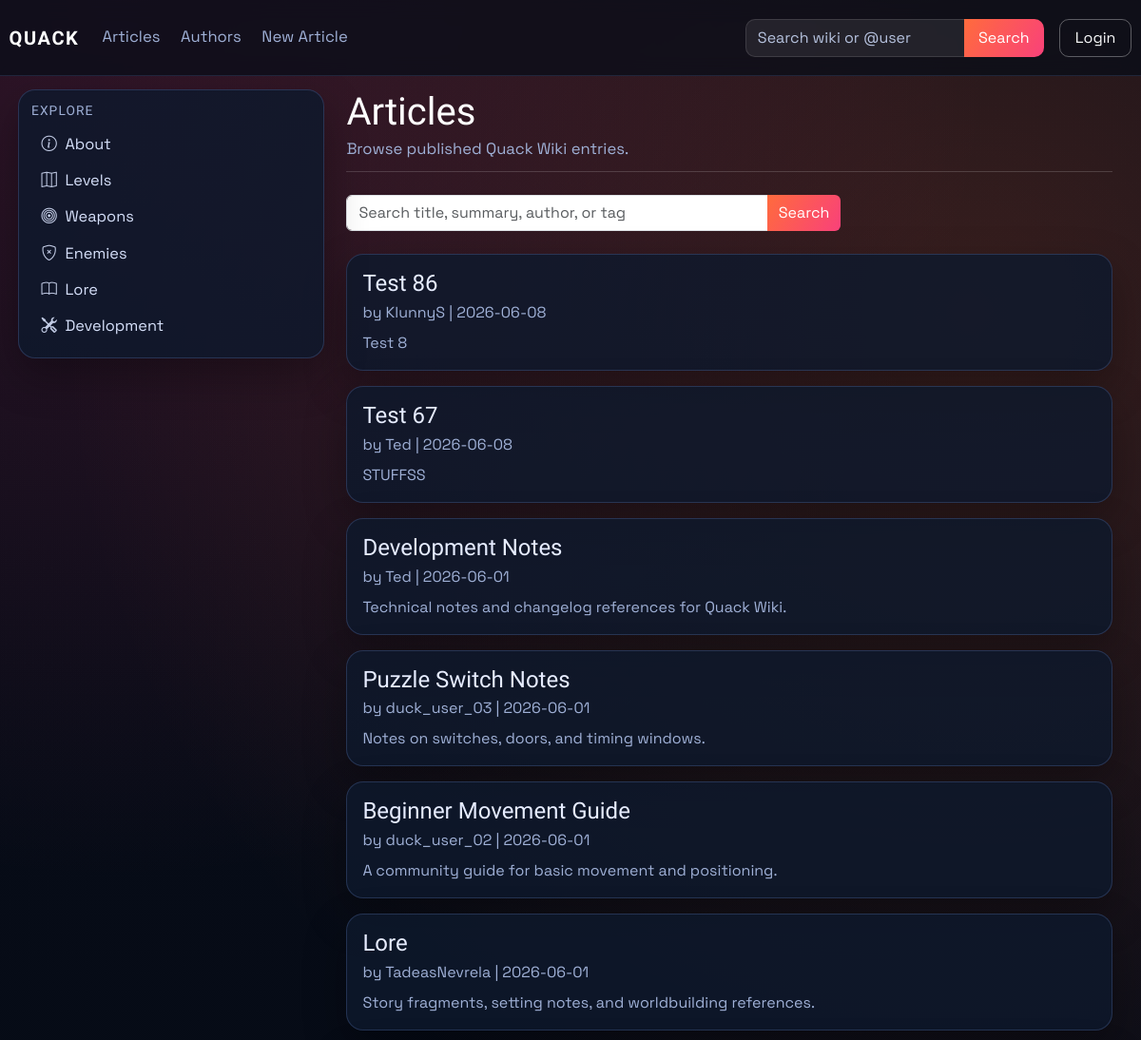
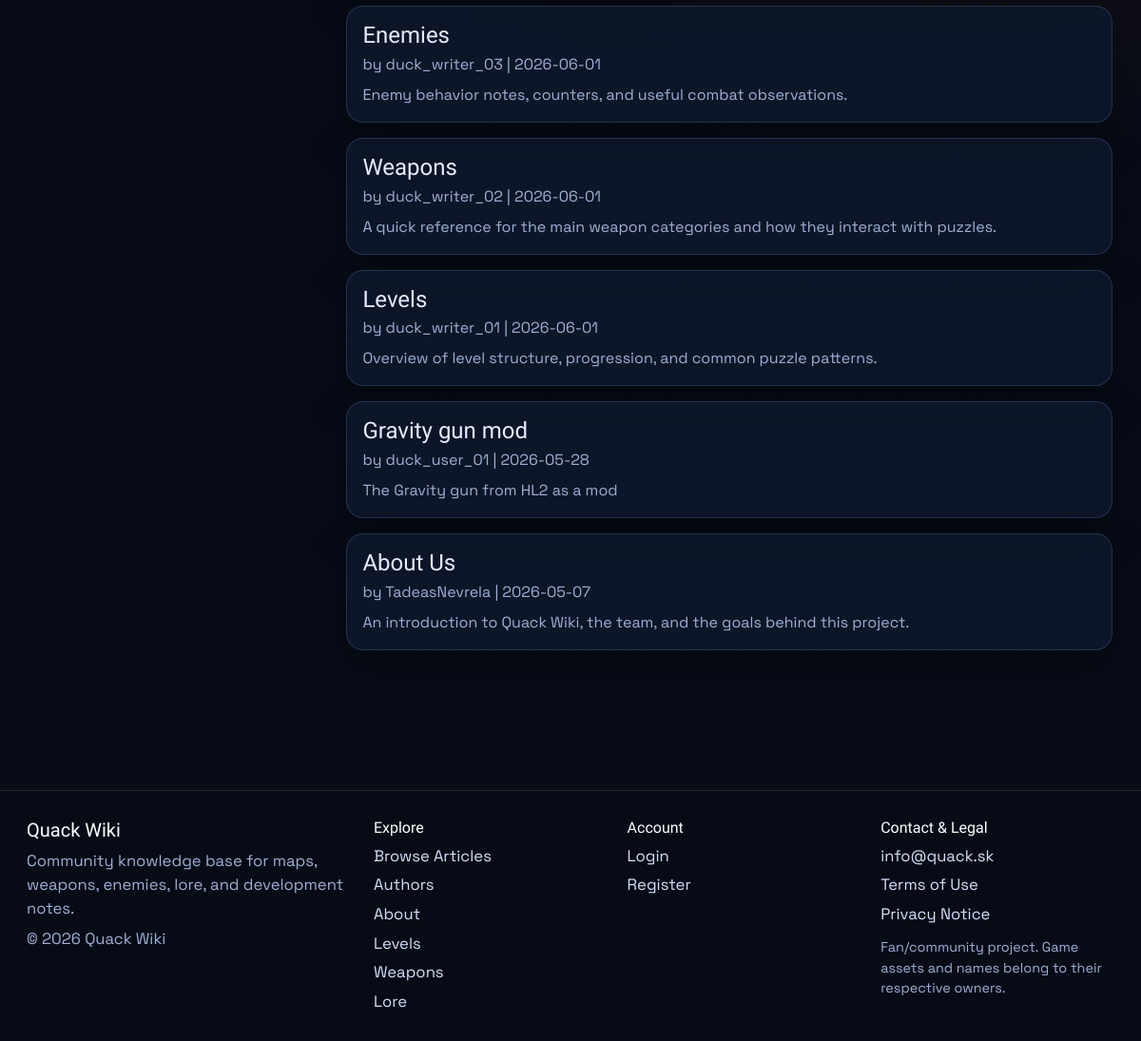
The page /articles on the database its author committed (2 pictures, top to bottom).
### models.py (models this page shows, shortened)
class Article(db.Model):
    id = db.Column(db.Integer, primary_key=True)
    title = db.Column(db.String(120), unique=True, nullable=False)
    author = db.Column(db.String(120), nullable=False)
    created_at = db.Column(db.DateTime, default=datetime.utcnow)
    image_url = db.Column(db.String(120), default='default.png')
    summary = db.Column(db.Text)
    content = db.Column(db.Text, nullable=False)
    infobox_data = db.Column(db.Text, nullable=True)
    tags = db.Column(db.JSON, default=list)
    status = db.Column(db.String(20), default='pending', nullable=False)
    approved_by = db.Column(db.String(120), nullable=True)
    approved_at = db.Column(db.DateTime, nullable=True)
    is_archived = db.Column(db.Boolean, default=False, nullable=False)
    archived_at = db.Column(db.DateTime, nullable=True)

class User(db.Model, UserMixin):
    id = db.Column(db.Integer, primary_key=True)
    username = db.Column(db.String(120), unique=True, nullable=False)
    email = db.Column(db.String(120), unique=True, nullable=False)
    password_hash = db.Column(db.String(128), nullable=False)
    profile_image_url = db.Column(db.String(120), nullable=True)
    public_display_name = db.Column(db.String(80), nullable=True)
    public_bio = db.Column(db.Text, nullable=True)
    created_at = db.Column(db.DateTime, default=datetime.utcnow)
    role = db.Column(db.String(30), default='user')
    is_archived = db.Column(db.Boolean, default=False, nullable=False)
    archived_at = db.Column(db.DateTime, nullable=True)

### main.py (the view)
@app.route('/articles')
def articles():
    search = (request.args.get('q') or '').strip()
    query = Article.query.filter(
        Article.is_archived.is_(False),
        func.lower(func.trim(Article.status)) == 'approved',
    )
    article_list = query.order_by(Article.created_at.desc()).all()
    article_list = [article_obj for article_obj in article_list if article_is_public(article_obj)]
    if search:
        article_list = [article_obj for article_obj in article_list if article_matches_search(article_obj, search)]
    article_links = {article.id: article_public_url(article) for article in article_list}
    author_users = active_users_by_username(article.author for article in article_list)
    return render_template(
        'articles.html',
        articles=article_list,
        search=search,
        article_links=article_links,
        author_users=author_users,
    )

### main.py (called while the page is built)
def get_site_settings():
    settings = SiteSettings.query.get(1)
    if not settings:
        settings = SiteSettings(id=1)
        db.session.add(settings)
        db.session.commit()
    return settings

@app.context_processor
def inject_site_settings():
    return {'site_settings': get_site_settings()}

def article_public_url(article_obj: Article) -> str:
    if article_has_tag(article_obj, static_page_tag('about-us')):
        return url_for('about')
    return url_for('article', article_title=article_obj.title)

def normalize_identity(value: str) -> str:
    ascii_value = unicodedata.normalize('NFKD', value or '').encode('ascii', 'ignore').decode('ascii')
    return re.sub(r'[^a-z0-9]+', '', ascii_value.lower())

def find_user_for_article_author(author_name: str):
    if not author_name:
        return None
    exact_user = User.query.filter_by(username=author_name).first()
    if exact_user:
        return None if exact_user.is_archived else exact_user
    normalized_author = normalize_identity(author_name)
    if not normalized_author:
        return None
    active_users = User.query.filter(User.is_archived.is_(False)).all()
    return next(
        (
            user
            for user in active_users
            if normalized_author in {
                normalize_identity(user.username),
                normalize_identity(user.public_display_name),
            }
        ),
        None,
    )

def article_is_public(article_obj: Article) -> bool:
    if not article_obj or article_obj.is_archived or article_obj.status != 'approved':
        return False
    return bool(find_user_for_article_author(article_obj.author))

def static_page_tag(page_key: str) -> str:
    return f"page:{page_key.strip().lower()}"

def article_has_tag(article_obj: Article, tag_name: str) -> bool:
    wanted = tag_name.strip().lower()
    return any(str(tag).strip().lower() == wanted for tag in (article_obj.tags or []))

def active_users_by_username(usernames):
    resolved_users = {}
    for username in {username for username in usernames if username}:
        user = find_user_for_article_author(username)
        if user:
            resolved_users[username] = user
    return resolved_users

### templates/articles.html (shortened to what this page needs)
{% extends "_base.html" %}
{% block content %}
<div class="container-fluid px-0 article-wiki">
    <header class="article-header mb-4">
        <h1 class="article-title">Articles</h1>
        <p class="article-meta mb-0">Browse published Quack Wiki entries.</p>
    </header>
    <form method="GET" action="{{ url_for('articles') }}" class="mb-4" style="max-width: 520px;">
        <div class="input-group">
            <input class="form-control" type="search" name="q" value="{{ search }}" placeholder="Search title, summary, author, or tag">
            <button class="btn btn-brand" type="submit">Search</button>
        </div>
    </form>
    <section class="row g-3">
        {% for article in articles %}
        <div class="col-12">
            <article class="card p-3">
                <h4 class="mb-1"><a href="{{ article_links[article.id] }}">{{ article.title }}</a></h4>
                <p class="article-meta mb-2">
                    by
                    {% set author_user = author_users.get(article.author) %}
                    {% if author_user %}
                    <a href="{{ url_for('public_profile', username=author_user.username) }}">{{ author_user.public_display_name or author_user.username }}</a>
                    {% else %}
                    {{ article.author }}
                    {% endif %}
                    | {{ article.created_at.strftime('%Y-%m-%d') if article.created_at else "Unknown date" }}
                </p>
                <p class="mb-0">{{ article.summary or "No summary available." }}</p>
            </article>
        </div>
        {% else %}
        <div class="col-12">
            <div class="card p-4">
                <p class="mb-0 text-muted">No published articles found.</p>
            </div>
        </div>
        {% endfor %}
    </section>
</div>
{% endblock %}

### templates/partials/tag_link.html
{% macro tag_article_link(tag, label, icon='', class_name='') -%}
<a href="{{ url_for('about') if tag == 'about-us' else url_for('tagged_article', tag=tag) }}"{% if class_name %} class="{{ class_name }}"{% endif %}>
    {% if icon %}<i class="{{ icon }} sidebar-icon"></i>{% endif %}{{ label }}
</a>
{%- endmacro %}

### static/css/style.css (style rules this page uses)
:root { --bg: #070c17; --bg-soft: #101a2d; --panel: rgba(14, 25, 44, 0.82); --panel-border: rgba(130, 170, 255, 0.2); --text: #e6ecff; --text-dim: #9fb0d6; --brand: #ff6b3d; --brand-2: #f9417a; --ok: #2ccf9f; --radius: 18px; --shadow: 0 18px 45px rgba(0, 0, 0, 0.3); --nav-height: 72px; --sidebar-width: 330px; --footer-height: 124px; --layout-top-pad: 5.6rem; --layout-side-pad: 1.2rem; --sidebar-top-offset: -0.35rem; }
* { box-sizing: border-box; }
body { margin: 0; color: var(--text); font-family: "Space Grotesk", sans-serif; font-size: 1.04rem; background: radial-gradient(circle at 10% 0%, rgba(249, 65, 122, 0.18), transparent 38%), radial-gradient(circle at 85% 15%, rgba(255, 107, 61, 0.2), transparent 45%), linear-gradient(180deg, #060b16, var(--bg)); min-height: 100vh; display: flex; flex-direction: column; }
h1, h2, h3, h4, h5, h6, .navbar-brand { font-family: "Sora", sans-serif; }
a { text-decoration: none; color: inherit; }
.wiki-sidebar a { display: block; padding: 0.56rem 0.62rem; font-size: 1.02rem; line-height: 1.25; color: #d6e0fa; border-radius: 8px; transition: background-color 0.2s ease; }
.sidebar-icon { display: inline-block; width: 1.1rem; margin-right: 0.5rem; text-align: center; opacity: 0.9; }
.article-wiki { max-width: 1220px; }
.article-header { border-bottom: 1px solid rgba(255, 255, 255, 0.16); padding-bottom: 0.65rem; }
.article-title { margin-bottom: 0.2rem; }
.card { border-radius: var(--radius); border: 1px solid var(--panel-border); background: var(--panel); color: var(--text); box-shadow: var(--shadow); }
.card, .table, .form-control, .form-select, .btn { font-size: 1rem; }
.info-card h5, .article-title { color: #fff; }
.info-card p, .article-meta, .card p, .text-muted { color: var(--text-dim) !important; }
.btn-brand, .btn-primary { border: none; color: #fff; background: linear-gradient(120deg, var(--brand), var(--brand-2)); }
.footer-links a { color: #d6e0fa; }

### rows shown on the page
Article: title "Levels Levels", title "Levels", created_at "2026-06-01", summary "Overview of level structure, progression, and common puzzle patterns."
Article: title "Weapons Weapons", title "Weapons", created_at "2026-06-01", summary "A quick reference for the main weapon categories and how they interact with puzzles."
Article: title "Enemies", created_at "2026-06-01", summary "Enemy behavior notes, counters, and useful combat observations."
Article: title "Lore Lore", title "Lore", created_at "2026-06-01", summary "Story fragments, setting notes, and worldbuilding references."
Article: title "Test 86", created_at "2026-06-08", summary "Test 8"
User: public_display_name+username "KlunnyS"
Article: title "Test 67", created_at "2026-06-08", summary "STUFFSS"
User: public_display_name "Ted"
Article: title "Development Notes", created_at "2026-06-01", summary "Technical notes and changelog references for Quack Wiki."
Article: title "Puzzle Switch Notes", created_at "2026-06-01", summary "Notes on switches, doors, and timing windows."
User: public_display_name+username "duck_user_03"
Article: title "Beginner Movement Guide", created_at "2026-06-01", summary "A community guide for basic movement and positioning."
User: public_display_name+username "duck_user_02"
User: public_display_name+username "TadeasNevrela"
User: public_display_name+username "duck_writer_03"
User: public_display_name+username "duck_writer_02"
User: public_display_name+username "duck_writer_01"
Article: title "Gravity gun mod", created_at "2026-05-28", summary "The Gravity gun from HL2 as a mod"
User: public_display_name+username "duck_user_01"
Article: title "About Us", created_at "2026-05-07", summary "An introduction to Quack Wiki, the team, and the goals behind this project."

### other values the page prints
{{ label }} "About Development About"
